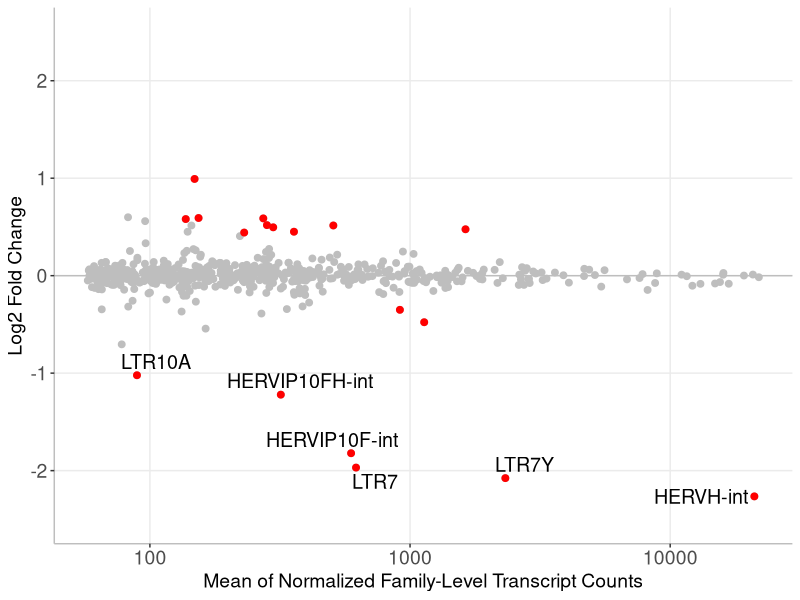

Recreate this plot in R.
library(ggplot2)
library(ggrepel)

deseq2_results_tetranscripts_cobi_vs_ctrl <- read.table("deseq2_results_tetranscripts_cobi_vs_ctrl.tab", sep="\t", header=TRUE)
head(deseq2_results_tetranscripts_cobi_vs_ctrl)

deseq2_results_tetranscripts_cobi_vs_ctrl = as.data.frame(deseq2_results_tetranscripts_cobi_vs_ctrl)

maplot <- ggplot(deseq2_results_tetranscripts_cobi_vs_ctrl, aes(baseMean, log2FoldChange), colour="grey") +
  scale_color_discrete(name = 'Labels') +
  geom_hline(yintercept = 0, size = 0.5, color = 'grey') +
  theme_bw() +
  theme(
    plot.background = element_blank(),
    panel.grid.minor = element_blank(),
    panel.border = element_blank()
  ) +
  theme(axis.line = element_line(color = 'grey')) +
  theme(axis.text = element_text(size = 14)) +
  labs(y="Log2 Fold Change", x = "Mean of Normalized Family-Level Transcript Counts") +
  # Set all dots color to grey
  geom_point(data=deseq2_results_tetranscripts_cobi_vs_ctrl, colour = "grey", size = 2) + 
  # If pvalue<0.05, change dot color to green
  geom_point(data=deseq2_results_tetranscripts_cobi_vs_ctrl[which(deseq2_results_tetranscripts_cobi_vs_ctrl$padj<0.05),], colour = "red", size = 2) +
  # Add text label for sig points
  geom_text_repel(data = deseq2_results_tetranscripts_cobi_vs_ctrl[which(deseq2_results_tetranscripts_cobi_vs_ctrl$padj<0.05 & deseq2_results_tetranscripts_cobi_vs_ctrl$log2FoldChange<(-1)),], mapping = aes(baseMean, log2FoldChange, label = rownames(deseq2_results_tetranscripts_cobi_vs_ctrl[which(deseq2_results_tetranscripts_cobi_vs_ctrl$padj<0.05 & deseq2_results_tetranscripts_cobi_vs_ctrl$log2FoldChange<(-1) ),])),size = 5,force = 1) +
  ylim(-2.5, 2.5) + 
  theme(text=element_text(size=14,  family="Helvetica")) 

maplot + scale_x_continuous(trans='log10')
